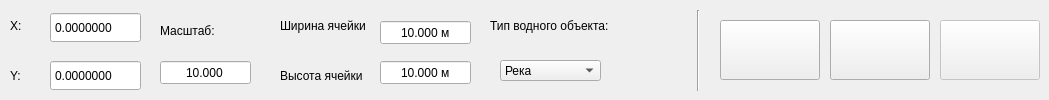
        <widget class="QWidget" name="enter_data_tab">
         <attribute name="title">
          <string>Ввод</string>
         </attribute>
         <widget class="QLabel" name="x_coordinate_label">
          <property name="geometry">
           <rect>
            <x>10</x>
            <y>10</y>
            <width>16</width>
            <height>31</height>
           </rect>
          </property>
          <property name="text">
           <string>X:</string>
          </property>
         </widget>
         <widget class="QLabel" name="y_coordinate_label">
          <property name="geometry">
           <rect>
            <x>10</x>
            <y>60</y>
            <width>16</width>
            <height>31</height>
           </rect>
          </property>
          <property name="text">
           <string>Y:</string>
          </property>
         </widget>
         <widget class="QLabel" name="scale_label">
          <property name="geometry">
           <rect>
            <x>160</x>
            <y>20</y>
            <width>61</width>
            <height>21</height>
           </rect>
          </property>
          <property name="text">
           <string>Масштаб:</string>
          </property>
         </widget>
         <widget class="QLabel" name="water_object_type_label">
          <property name="geometry">
           <rect>
            <x>490</x>
            <y>10</y>
            <width>131</width>
            <height>31</height>
           </rect>
          </property>
          <property name="text">
           <string>Тип водного объекта:</string>
          </property>
         </widget>
         <widget class="Line" name="tab_widget_delimeter_line">
          <property name="geometry">
           <rect>
            <x>690</x>
            <y>10</y>
            <width>16</width>
            <height>81</height>
           </rect>
          </property>
          <property name="orientation">
           <enum>Qt::Vertical</enum>
          </property>
         </widget>
         <widget class="QDoubleSpinBox" name="x_coordinate_double_spin_box">
          <property name="geometry">
           <rect>
            <x>50</x>
            <y>12</y>
            <width>91</width>
            <height>31</height>
           </rect>
          </property>
          <property name="buttonSymbols">
           <enum>QAbstractSpinBox::NoButtons</enum>
          </property>
          <property name="decimals">
           <number>7</number>
          </property>
          <property name="maximum">
           <double>99.000000000000000</double>
          </property>
         </widget>
         <widget class="QDoubleSpinBox" name="y_coordinate_double_spin_box">
          <property name="geometry">
           <rect>
            <x>50</x>
            <y>60</y>
            <width>91</width>
            <height>31</height>
           </rect>
          </property>
          <property name="buttonSymbols">
           <enum>QAbstractSpinBox::NoButtons</enum>
          </property>
          <property name="decimals">
           <number>7</number>
          </property>
         </widget>
         <widget class="QLabel" name="cell_width_label">
          <property name="geometry">
           <rect>
            <x>280</x>
            <y>10</y>
            <width>101</width>
            <height>31</height>
           </rect>
          </property>
          <property name="text">
           <string>Ширина ячейки</string>
          </property>
         </widget>
         <widget class="QLabel" name="cell_height_label">
          <property name="geometry">
           <rect>
            <x>280</x>
            <y>60</y>
            <width>101</width>
            <height>31</height>
           </rect>
          </property>
          <property name="text">
           <string>Высота ячейки</string>
          </property>
         </widget>
         <widget class="QDoubleSpinBox" name="cell_width_spin_box">
          <property name="geometry">
           <rect>
            <x>380</x>
            <y>20</y>
            <width>91</width>
            <height>25</height>
           </rect>
          </property>
          <property name="alignment">
           <set>Qt::AlignCenter</set>
          </property>
          <property name="buttonSymbols">
           <enum>QAbstractSpinBox::NoButtons</enum>
          </property>
          <property name="suffix">
           <string> м</string>
          </property>
          <property name="decimals">
           <number>3</number>
          </property>
          <property name="maximum">
           <double>500000.000000000000000</double>
          </property>
          <property name="singleStep">
           <double>0.500000000000000</double>
          </property>
          <property name="value">
           <double>10.000000000000000</double>
          </property>
         </widget>
         <widget class="QDoubleSpinBox" name="cell_height_spin_box">
          <property name="geometry">
           <rect>
            <x>380</x>
            <y>60</y>
            <width>91</width>
            <height>25</height>
           </rect>
          </property>
          <property name="alignment">
           <set>Qt::AlignCenter</set>
          </property>
          <property name="buttonSymbols">
           <enum>QAbstractSpinBox::NoButtons</enum>
          </property>
          <property name="suffix">
           <string> м</string>
          </property>
          <property name="decimals">
           <number>3</number>
          </property>
          <property name="maximum">
           <double>500000.000000000000000</double>
          </property>
          <property name="singleStep">
           <double>0.500000000000000</double>
          </property>
          <property name="stepType">
           <enum>QAbstractSpinBox::DefaultStepType</enum>
          </property>
          <property name="value">
           <double>10.000000000000000</double>
          </property>
         </widget>
         <widget class="QComboBox" name="water_object_type_combo_box">
          <property name="geometry">
           <rect>
            <x>500</x>
            <y>60</y>
            <width>101</width>
            <height>21</height>
           </rect>
          </property>
          <property name="sizePolicy">
           <sizepolicy hsizetype="Preferred" vsizetype="Preferred">
            <horstretch>0</horstretch>
            <verstretch>0</verstretch>
           </sizepolicy>
          </property>
          <property name="minimumSize">
           <size>
            <width>0</width>
            <height>0</height>
           </size>
          </property>
          <property name="maximumSize">
           <size>
            <width>16777215</width>
            <height>16777215</height>
           </size>
          </property>
          <property name="baseSize">
           <size>
            <width>70</width>
            <height>20</height>
           </size>
          </property>
          <property name="editable">
           <bool>false</bool>
          </property>
          <property name="currentText">
           <string>Река</string>
          </property>
          <item>
           <property name="text">
            <string>Река</string>
           </property>
          </item>
          <item>
           <property name="text">
            <string>Озеро</string>
           </property>
          </item>
         </widget>
         <widget class="QPushButton" name="load_from_pc_button">
          <property name="geometry">
           <rect>
            <x>830</x>
            <y>20</y>
            <width>100</width>
            <height>60</height>
           </rect>
          </property>
          <property name="sizePolicy">
           <sizepolicy hsizetype="Fixed" vsizetype="Fixed">
            <horstretch>0</horstretch>
            <verstretch>0</verstretch>
           </sizepolicy>
          </property>
          <property name="minimumSize">
           <size>
            <width>100</width>
            <height>60</height>
           </size>
          </property>
          <property name="maximumSize">
           <size>
            <width>100</width>
            <height>60</height>
           </size>
          </property>
          <property name="baseSize">
           <size>
            <width>100</width>
            <height>50</height>
           </size>
          </property>
          <property name="toolTip">
           <string>&lt;html&gt;&lt;head/&gt;&lt;body&gt;&lt;p&gt;Загрузите собственное изображение карты из каталогов компьютера&lt;/p&gt;&lt;/body&gt;&lt;/html&gt;</string>
          </property>
          <property name="text">
           <string/>
          </property>
          <property name="icon">
           <iconset resource="res.qrc">
            <normaloff>:/imgs/images/fws.png</normaloff>:/imgs/images/fws.png</iconset>
          </property>
          <property name="iconSize">
           <size>
            <width>40</width>
            <height>40</height>
           </size>
          </property>
          <property name="flat">
           <bool>false</bool>
          </property>
         </widget>
         <widget class="QDoubleSpinBox" name="scale_spin_box">
          <property name="geometry">
           <rect>
            <x>160</x>
            <y>60</y>
            <width>91</width>
            <height>25</height>
           </rect>
          </property>
          <property name="alignment">
           <set>Qt::AlignCenter</set>
          </property>
          <property name="buttonSymbols">
           <enum>QAbstractSpinBox::NoButtons</enum>
          </property>
          <property name="showGroupSeparator" stdset="0">
           <bool>false</bool>
          </property>
          <property name="suffix">
           <string/>
          </property>
          <property name="decimals">
           <number>3</number>
          </property>
          <property name="maximum">
           <double>1000000.000000000000000</double>
          </property>
          <property name="singleStep">
           <double>0.500000000000000</double>
          </property>
          <property name="value">
           <double>10.000000000000000</double>
          </property>
         </widget>
         <widget class="QPushButton" name="load_from_site_button">
          <property name="geometry">
           <rect>
            <x>720</x>
            <y>20</y>
            <width>100</width>
            <height>60</height>
           </rect>
          </property>
          <property name="sizePolicy">
           <sizepolicy hsizetype="Fixed" vsizetype="Fixed">
            <horstretch>0</horstretch>
            <verstretch>0</verstretch>
           </sizepolicy>
          </property>
          <property name="minimumSize">
           <size>
            <width>100</width>
            <height>60</height>
           </size>
          </property>
          <property name="maximumSize">
           <size>
            <width>100</width>
            <height>60</height>
           </size>
          </property>
          <property name="baseSize">
           <size>
            <width>100</width>
            <height>50</height>
           </size>
          </property>
          <property name="toolTip">
           <string>&lt;html&gt;&lt;head/&gt;&lt;body&gt;&lt;p&gt;Загрузите карту для рисования из выбраной области на сайте в редактор карты&lt;/p&gt;&lt;/body&gt;&lt;/html&gt;</string>
          </property>
          <property name="text">
           <string/>
          </property>
          <property name="icon">
           <iconset resource="res.qrc">
            <normaloff>:/imgs/images/load_from_site_icon.png</normaloff>:/imgs/images/load_from_site_icon.png</iconset>
          </property>
          <property name="iconSize">
           <size>
            <width>40</width>
            <height>40</height>
           </size>
          </property>
          <property name="flat">
           <bool>false</bool>
          </property>
         </widget>
         <widget class="QPushButton" name="edit_image_button">
          <property name="enabled">
           <bool>false</bool>
          </property>
          <property name="geometry">
           <rect>
            <x>940</x>
            <y>20</y>
            <width>100</width>
            <height>60</height>
           </rect>
          </property>
          <property name="sizePolicy">
           <sizepolicy hsizetype="Fixed" vsizetype="Fixed">
            <horstretch>0</horstretch>
            <verstretch>0</verstretch>
           </sizepolicy>
          </property>
          <property name="minimumSize">
           <size>
            <width>100</width>
            <height>60</height>
           </size>
          </property>
          <property name="maximumSize">
           <size>
            <width>100</width>
            <height>60</height>
           </size>
          </property>
          <property name="baseSize">
           <size>
            <width>100</width>
            <height>50</height>
           </size>
          </property>
          <property name="toolTip">
           <string>&lt;html&gt;&lt;head/&gt;&lt;body&gt;&lt;p&gt;Отредактируйте выбранное изображение&lt;/p&gt;&lt;/body&gt;&lt;/html&gt;</string>
          </property>
          <property name="text">
           <string/>
          </property>
          <property name="icon">
           <iconset resource="res.qrc">
            <normaloff>:/imgs/images/pncl.png</normaloff>:/imgs/images/pncl.png</iconset>
          </property>
          <property name="iconSize">
           <size>
            <width>40</width>
            <height>40</height>
           </size>
          </property>
          <property name="flat">
           <bool>false</bool>
          </property>
         </widget>
        </widget>
